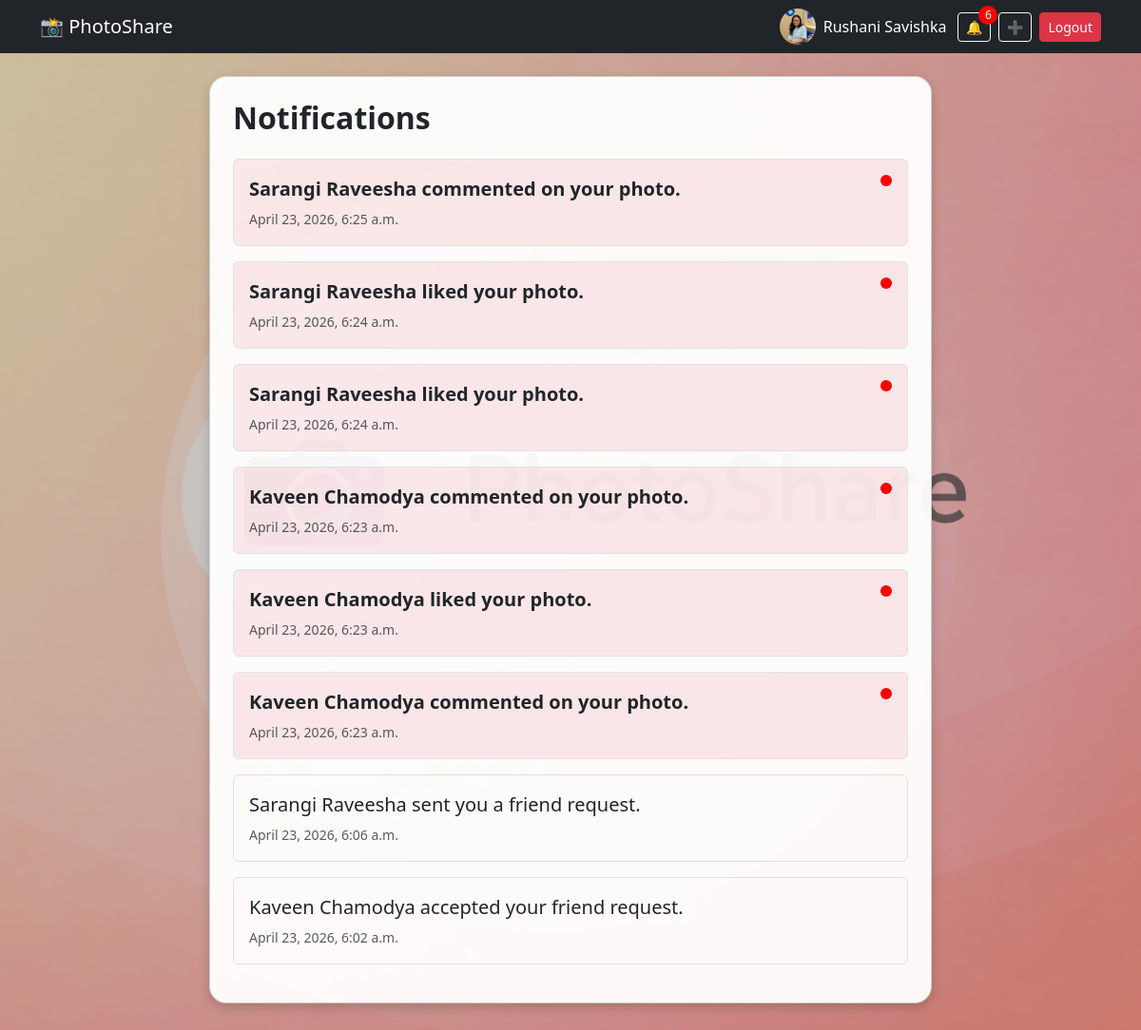
Page /users/notifications/ (signed in) on the committed database.
### users/models.py (models this page shows, shortened)
class Profile(models.Model):
    user = models.OneToOneField(User, on_delete=models.CASCADE, related_name='profile')
    bio = models.TextField(blank=True)
    avatar = models.ImageField(upload_to='avatars/', blank=True, null=True)
    friends = models.ManyToManyField('self', blank=True, symmetrical=True)

class Notification(models.Model):
    recipient = models.ForeignKey(User, on_delete=models.CASCADE, related_name='notifications')
    actor = models.ForeignKey(
        User,
        on_delete=models.SET_NULL,
        null=True,
        blank=True,
        related_name='notification_actor'
    )
    message = models.CharField(max_length=255)
    url = models.CharField(max_length=255, blank=True)
    is_read = models.BooleanField(default=False)
    created_at = models.DateTimeField(auto_now_add=True)
    class Meta:
        ordering = ['-created_at']

### users/views.py (the view)
# urls.py: path('notifications/', views.notifications_view, name='notifications'),
@login_required
def notifications_view(request):
    notifications = request.user.notifications.all()
    return render(request, 'users/notifications.html', {'notifications': notifications})

### users/context_processors.py (called while the page is built)
def notifications_count(request):
    if request.user.is_authenticated:
        return {
            'unread_notifications_count': request.user.notifications.filter(is_read=False).count()
        }
    return {'unread_notifications_count': 0}

### templates/users/notifications.html
{% extends 'base.html' %}
{% block content %}
<div class="card p-4">
    <h2 class="mb-4 fw-bold">Notifications</h2>
    {% if notifications %}
        {% for notification in notifications %}
            <a href="{% url 'open_notification' notification.id %}" class="text-decoration-none text-dark">
                <div class="border rounded p-3 mb-3 {% if not notification.is_read %}bg-danger bg-opacity-10{% endif %}">
                    <div class="d-flex justify-content-between align-items-start">
                        <div>
                            <p class="mb-1 fs-5 {% if not notification.is_read %}fw-bold{% endif %}">
                                {{ notification.message }}
                            </p>
                            <small class="text-muted">{{ notification.created_at }}</small>
                        </div>
                        {% if not notification.is_read %}
                            <span style="width:12px;height:12px;border-radius:50%;background:red;display:inline-block;"></span>
                        {% endif %}
                    </div>
                </div>
            </a>
        {% endfor %}
    {% else %}
        <p class="mb-0">No notifications yet.</p>
    {% endif %}
</div>
{% endblock %}

### templates/base.html (shortened to what this page needs)
<!DOCTYPE html>
<html>
<head>
    {% load static %}
    <link href="https://cdn.jsdelivr.net/npm/bootstrap@5.3.0/dist/css/bootstrap.min.css" rel="stylesheet">
</head>
<body>
<nav class="navbar navbar-dark bg-dark">
    <div class="container">
        <a class="navbar-brand" href="/">📸 PhotoShare</a>
        <div class="d-flex align-items-center">
            {% if user.is_authenticated %}
                <a href="{% url 'profile' user.username %}" class="navbar-profile">
                    {% if user.profile.avatar %}
                        <img src="{{ user.profile.avatar.url }}" class="avatar">
                    {% else %}
                        <img src="https://via.placeholder.com/38x38.png?text=U" class="avatar">
                    {% endif %}
                    <span>{{ user.username }}</span>
                </a>
                <a href="{% url 'notifications' %}" class="btn btn-outline-light btn-sm me-2 notification-badge">
                    🔔
                    {% if unread_notifications_count > 0 %}
                        <span class="notification-count">{{ unread_notifications_count }}</span>
                    {% endif %}
                </a>
                <a href="{% url 'upload' %}" class="btn btn-outline-light btn-sm me-2">➕</a>
                <form method="post" action="{% url 'logout' %}" style="display:inline;">
                    <button class="btn btn-danger btn-sm">Logout</button>
                </form>
            {% else %}
                <a href="/login/" class="btn btn-light btn-sm me-2">Login</a>
                <a href="/users/register/" class="btn btn-warning btn-sm">Register</a>
            {% endif %}
        </div>
    </div>
</nav>
<div class="feed mt-4 mb-5">
    {% block content %}{% endblock %}
</div>
</body>
</html>

### rows in the picture
Notification: message "Sarangi Raveesha commented on your photo.", created_at "April 23, 2026, 6:25 a.m.", is_read False (drawn)
Notification: message "Sarangi Raveesha liked your photo.", created_at "April 23, 2026, 6:24 a.m.", is_read False (drawn)
Notification: message "Sarangi Raveesha liked your photo.", created_at "April 23, 2026, 6:24 a.m.", is_read False (drawn)
Notification: message "Kaveen Chamodya commented on your photo.", created_at "April 23, 2026, 6:23 a.m.", is_read False (drawn)
Notification: message "Kaveen Chamodya liked your photo.", created_at "April 23, 2026, 6:23 a.m.", is_read False (drawn)
Notification: message "Kaveen Chamodya commented on your photo.", created_at "April 23, 2026, 6:23 a.m.", is_read False (drawn)
Notification: message "Sarangi Raveesha sent you a friend request.", created_at "April 23, 2026, 6:06 a.m."
Notification: message "Kaveen Chamodya accepted your friend request.", created_at "April 23, 2026, 6:02 a.m."

### other values in the picture
{{ user.username }} "Rushani Savishka"
{{ unread_notifications_count }} "6"
